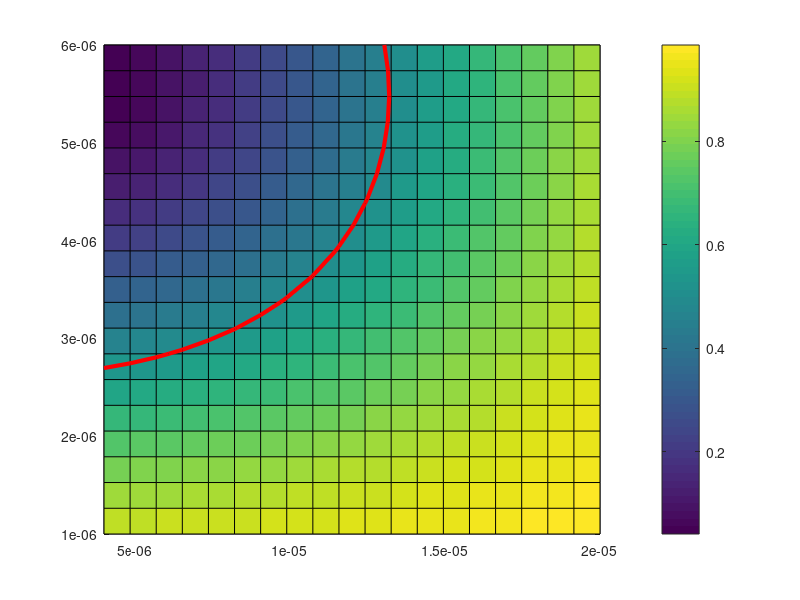

The MATLAB source for this figure:
clear;

% outside constants
lambda_c = 1550e-9;



% simulation required
n_p = 2.4507;
n_m = 2.4296;

n1 = 1.9;
n2 = 1.8;

theta_taper1 = 0;
theta_taper2 = 0;

E0 = 1;
E1 = E0;
E2 = 0;

dn = n_p - n_m;

L_num = 20;
L1 = linspace(4e-6, 20e-6, L_num);
L2 = linspace(1e-6, 6e-6, L_num);


%t = cos(pi*dn/lambda*L1);
%k = sin(pi*dn/lambda*L1);

C = @(l1) [cos(pi*dn/lambda_c*l1) 1i*sin(pi*dn/lambda_c*l1) ; 1i*sin(pi*dn/lambda_c*l1) cos(pi*dn/lambda_c*l1)]*exp(1i*pi/lambda_c*(n_p - n_m));
Pt = [exp(1i*theta_taper1) 0;0 exp(1i*theta_taper2)];
P = @(l2) [exp(1i*2*n1*pi/lambda_c*l2) 0; 0  exp(1i*2*n2*pi/lambda_c*l2)];

Eout = zeros(L_num);
E3 = zeros(L_num);
E4 = zeros(L_num);
eta_bar = zeros(L_num);
eta_cross = zeros(L_num);
for i = 1:L_num
    for j = 1:L_num
        Eout = C(L1(i)) * Pt * P(L2(j)) * Pt * C(L1(i));
        E3(i,j) = Eout(1);
        E4(i,j) = Eout(2);

        I3 = abs(Eout(1))^2;
        I4 = abs(Eout(2))^2;
        Iout = I3 + I4;
        eta_bar(i,j) = I3/Iout;
        eta_cross(i,j) = I4/Iout;
    end
end

figure;
[L1,L2] = meshgrid(L1,L2);
pcolor(L1, L2, eta_bar);
hold on
[C,h] = contour(L1, L2, eta_bar, [0.5 0.5], 'r', 'LineWidth', 3);
colorbar
%hold off
